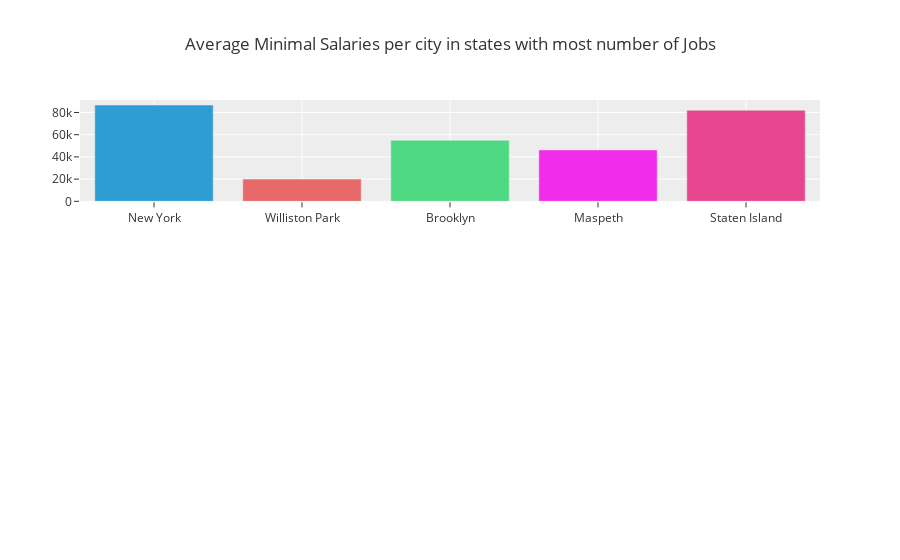

Notebook code cell kept with this figure:
### Code cell
#Let's see avg minimal salaries according to top  5 cities 
states = ["NY"]
fig = make_subplots(rows = 3 , cols = 1,specs = [[{"type": "xy"}],[{"type": "xy"}],[{"type": "xy"}]])
colors = ['#2e9dd4' ,'#e76969' ,'#4fd882' ,'#f22dea' , '#e7468f']
for i,state in enumerate(states,1):

    cities = df_ny[df_ny['State'] == state]['City'].value_counts()[:5].index.to_list()
    avg_min_sals = []
    for city in cities:
        

        avg_min_sals.append(int(df_ny[df_ny['City'] == city]['Min_Salary'].mean()))
    fig.add_trace(go.Bar(x = cities , y = avg_min_sals  ,marker_color = colors ,name = state),i,1)
    fig.update_layout(template = 'ggplot2' , title = "Average Minimal Salaries per city in states with most number of Jobs")
fig.show()

### Figure 1 — Plotly figure (JSON) as saved in the notebook; plotly's stock layout.template omitted (floating-point values rounded to 4 significant figures)
{"data": [{"marker": {"color": ["#2e9dd4", "#e76969", "#4fd882", "#f22dea", "#e7468f"]}, "name": "NY", "type": "bar", "x": ["New York", "Williston Park", "Brooklyn", "Maspeth", "Staten Island"], "xaxis": "x", "y": [86663, 20000, 54991, 46298, 81991], "yaxis": "y"}], "layout": {"title": {"text": "Average Minimal Salaries per city in states with most number of Jobs"}, "xaxis": {"anchor": "y", "domain": [0, 1]}, "xaxis2": {"anchor": "y2", "domain": [0, 1]}, "xaxis3": {"anchor": "y3", "domain": [0, 1]}, "yaxis": {"anchor": "x", "domain": [0.7333, 1]}, "yaxis2": {"anchor": "x2", "domain": [0.3667, 0.6333]}, "yaxis3": {"anchor": "x3", "domain": [0, 0.2667]}}}
